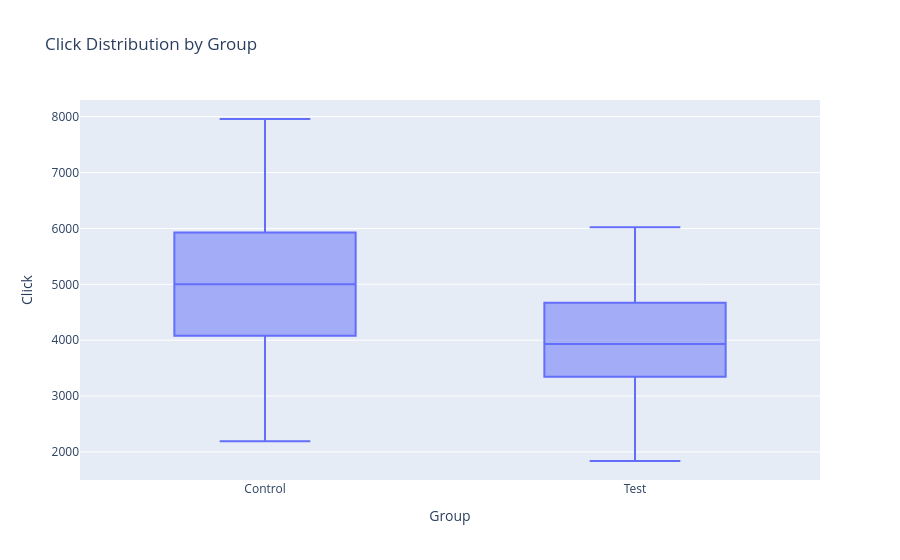

The notebook cell saved with this chart:
### Code cell
fig_box = px.box(df,
                 x="Group",
                 y="Click",
                 title="Click Distribution by Group")

fig_box.show()

### Figure 1 — Plotly figure (JSON) as saved in the notebook; plotly's stock layout.template omitted (floating-point values rounded to 4 significant figures)
{"data": [{"alignmentgroup": "True", "hovertemplate": "Group=%{x}<br>Click=%{y}<extra></extra>", "legendgroup": "", "marker": {"color": "#636efa"}, "name": "", "notched": false, "offsetgroup": "", "orientation": "v", "showlegend": false, "type": "box", "x": ["Control", "Control", "Control", "Control", "Control", "Control", "Control", "Control", "Control", "Control", "Control", "Control", "Control", "Control", "Control", "Control", "Control", "Control", "Control", "Control", "Control", "Control", "Control", "Control", "Control", "Control", "Control", "Control", "Control", "Control", "Control", "Control", "Control", "Control", "Control", "Control", "Control", "Control", "Control", "Control", "Test", "Test", "Test", "Test", "Test", "Test", "Test", "Test", "Test", "Test", "Test", "Test", "Test", "Test", "Test", "Test", "Test", "Test", "Test", "Test", "Test", "Test", "Test", "Test", "Test", "Test", "Test", "Test", "Test", "Test", "Test", "Test", "Test", "Test", "Test", "Test", "Test", "Test", "Test", "Test"], "x0": " ", "xaxis": "x", "y": [6090, 3383, 4168, 4911, 5988, 4462, 3556, 4358, 5092, 6654, 4273, 5830, 3993, 5560, 5538, 5324, 7370, 3857, 6609, 7959, 2190, 7453, 7154, 3075, 4899, 5937, 3585, 5784, 3806, 5679, 5919, 4667, 5627, 5256, 6994, 3747, 4608, 3649, 4736, 4285, 3217, 3635, 3057, 4650, 5201, 4214, 3279, 4691, 3908, 4721, 3861, 3938, 4468, 2618, 3623, 4042, 4986, 6020, 5060, 4096, 2937, 4119, 4244, 3564, 2269, 3252, 3210, 1837, 3409, 3412, 2736, 3925, 3652, 5233, 3992, 6002, 3626, 4703, 4495, 4800], "y0": " ", "yaxis": "y"}], "layout": {"boxmode": "group", "legend": {"tracegroupgap": 0}, "title": {"text": "Click Distribution by Group"}, "xaxis": {"anchor": "y", "domain": [0, 1], "title": {"text": "Group"}}, "yaxis": {"anchor": "x", "domain": [0, 1], "title": {"text": "Click"}}}}
